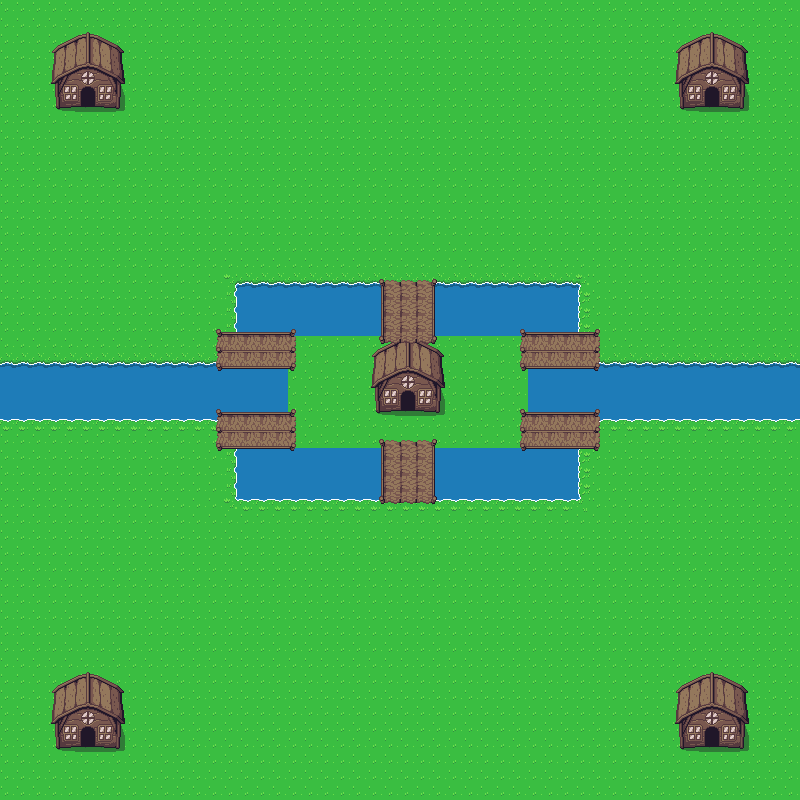

This game map was drawn from its Tiled (.tmx) file and the tilesets committed beside it. A one-line description and the trimmed map source follow:
An orthogonal 50x50 tile map with 16x16 px tiles, 4 tile layers (Слой тайлов 1, Слой тайлов 2, Слой тайлов 3, Слой тайлов 4).

<map version="1.0" tiledversion="2017.06.20" orientation="orthogonal" renderorder="right-down" width="50" height="50" tilewidth="16" tileheight="16" nextobjectid="1">
 <tileset firstgid="1" source="map.tsx" />
 <layer name="Слой тайлов 1" width="50" height="50">
  <data>[2500 cells, 2500 non-empty, 1 distinct tile ids]</data>
 </layer>
 <layer name="Слой тайлов 2" width="50" height="50">
  <data>[2500 cells, 496 non-empty, 34 distinct tile ids]</data>
 </layer>
 <layer name="Слой тайлов 3" width="50" height="50">
  <data>[2500 cells, 146 non-empty, 18 distinct tile ids]</data>
 </layer>
 <layer name="Слой тайлов 4" width="50" height="50">
  <data>[2500 cells, 0 non-empty, 0 distinct tile ids]</data>
 </layer>
</map>
